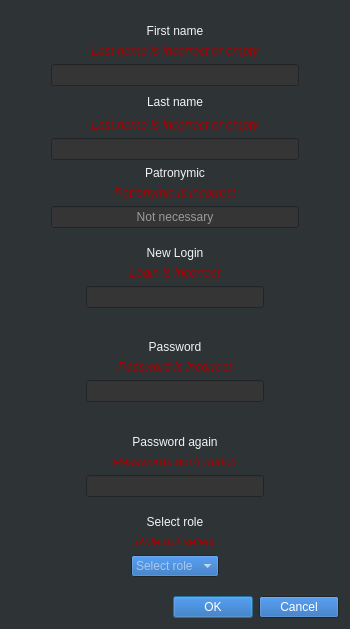
<?xml version="1.0" encoding="UTF-8"?>
<ui version="4.0">
 <class>SingUpDialog</class>
 <widget class="QDialog" name="SingUpDialog">
  <property name="geometry">
   <rect>
    <x>0</x>
    <y>0</y>
    <width>350</width>
    <height>629</height>
   </rect>
  </property>
  <property name="palette">
   <palette>
    <active>
     <colorrole role="WindowText">
      <brush brushstyle="SolidPattern">
       <color alpha="255">
        <red>243</red>
        <green>243</green>
        <blue>243</blue>
       </color>
      </brush>
     </colorrole>
     <colorrole role="Button">
      <brush brushstyle="SolidPattern">
       <color alpha="255">
        <red>27</red>
        <green>96</green>
        <blue>179</blue>
       </color>
      </brush>
     </colorrole>
     <colorrole role="Light">
      <brush brushstyle="SolidPattern">
       <color alpha="255">
        <red>69</red>
        <green>78</green>
        <blue>81</blue>
       </color>
      </brush>
     </colorrole>
     <colorrole role="Midlight">
      <brush brushstyle="SolidPattern">
       <color alpha="255">
        <red>57</red>
        <green>65</green>
        <blue>67</blue>
       </color>
      </brush>
     </colorrole>
     <colorrole role="Dark">
      <brush brushstyle="SolidPattern">
       <color alpha="255">
        <red>23</red>
        <green>26</green>
        <blue>27</blue>
       </color>
      </brush>
     </colorrole>
     <colorrole role="Mid">
      <brush brushstyle="SolidPattern">
       <color alpha="255">
        <red>31</red>
        <green>35</green>
        <blue>36</blue>
       </color>
      </brush>
     </colorrole>
     <colorrole role="Text">
      <brush brushstyle="SolidPattern">
       <color alpha="255">
        <red>255</red>
        <green>255</green>
        <blue>255</blue>
       </color>
      </brush>
     </colorrole>
     <colorrole role="BrightText">
      <brush brushstyle="SolidPattern">
       <color alpha="255">
        <red>255</red>
        <green>255</green>
        <blue>255</blue>
       </color>
      </brush>
     </colorrole>
     <colorrole role="ButtonText">
      <brush brushstyle="SolidPattern">
       <color alpha="255">
        <red>255</red>
        <green>255</green>
        <blue>255</blue>
       </color>
      </brush>
     </colorrole>
     <colorrole role="Base">
      <brush brushstyle="SolidPattern">
       <color alpha="255">
        <red>53</red>
        <green>53</green>
        <blue>53</blue>
       </color>
      </brush>
     </colorrole>
     <colorrole role="Window">
      <brush brushstyle="SolidPattern">
       <color alpha="255">
        <red>46</red>
        <green>52</green>
        <blue>54</blue>
       </color>
      </brush>
     </colorrole>
     <colorrole role="Shadow">
      <brush brushstyle="SolidPattern">
       <color alpha="255">
        <red>0</red>
        <green>0</green>
        <blue>0</blue>
       </color>
      </brush>
     </colorrole>
     <colorrole role="AlternateBase">
      <brush brushstyle="SolidPattern">
       <color alpha="255">
        <red>53</red>
        <green>53</green>
        <blue>53</blue>
       </color>
      </brush>
     </colorrole>
     <colorrole role="ToolTipBase">
      <brush brushstyle="SolidPattern">
       <color alpha="255">
        <red>255</red>
        <green>255</green>
        <blue>255</blue>
       </color>
      </brush>
     </colorrole>
     <colorrole role="ToolTipText">
      <brush brushstyle="SolidPattern">
       <color alpha="255">
        <red>0</red>
        <green>0</green>
        <blue>0</blue>
       </color>
      </brush>
     </colorrole>
     <colorrole role="PlaceholderText">
      <brush brushstyle="SolidPattern">
       <color alpha="128">
        <red>255</red>
        <green>255</green>
        <blue>255</blue>
       </color>
      </brush>
     </colorrole>
    </active>
    <inactive>
     <colorrole role="WindowText">
      <brush brushstyle="SolidPattern">
       <color alpha="255">
        <red>243</red>
        <green>243</green>
        <blue>243</blue>
       </color>
      </brush>
     </colorrole>
     <colorrole role="Button">
      <brush brushstyle="SolidPattern">
       <color alpha="255">
        <red>27</red>
        <green>96</green>
        <blue>179</blue>
       </color>
      </brush>
     </colorrole>
     <colorrole role="Light">
      <brush brushstyle="SolidPattern">
       <color alpha="255">
        <red>69</red>
        <green>78</green>
        <blue>81</blue>
       </color>
      </brush>
     </colorrole>
     <colorrole role="Midlight">
      <brush brushstyle="SolidPattern">
       <color alpha="255">
        <red>57</red>
        <green>65</green>
        <blue>67</blue>
       </color>
      </brush>
     </colorrole>
     <colorrole role="Dark">
      <brush brushstyle="SolidPattern">
       <color alpha="255">
        <red>23</red>
        <green>26</green>
        <blue>27</blue>
       </color>
      </brush>
     </colorrole>
     <colorrole role="Mid">
      <brush brushstyle="SolidPattern">
       <color alpha="255">
        <red>31</red>
        <green>35</green>
        <blue>36</blue>
       </color>
      </brush>
     </colorrole>
     <colorrole role="Text">
      <brush brushstyle="SolidPattern">
       <color alpha="255">
        <red>255</red>
        <green>255</green>
        <blue>255</blue>
       </color>
      </brush>
     </colorrole>
     <colorrole role="BrightText">
      <brush brushstyle="SolidPattern">
       <color alpha="255">
        <red>255</red>
        <green>255</green>
        <blue>255</blue>
       </color>
      </brush>
     </colorrole>
     <colorrole role="ButtonText">
      <brush brushstyle="SolidPattern">
       <color alpha="255">
        <red>255</red>
        <green>255</green>
        <blue>255</blue>
       </color>
      </brush>
     </colorrole>
     <colorrole role="Base">
      <brush brushstyle="SolidPattern">
       <color alpha="255">
        <red>53</red>
        <green>53</green>
        <blue>53</blue>
       </color>
      </brush>
     </colorrole>
     <colorrole role="Window">
      <brush brushstyle="SolidPattern">
       <color alpha="255">
        <red>46</red>
        <green>52</green>
        <blue>54</blue>
       </color>
      </brush>
     </colorrole>
     <colorrole role="Shadow">
      <brush brushstyle="SolidPattern">
       <color alpha="255">
        <red>0</red>
        <green>0</green>
        <blue>0</blue>
       </color>
      </brush>
     </colorrole>
     <colorrole role="AlternateBase">
      <brush brushstyle="SolidPattern">
       <color alpha="255">
        <red>53</red>
        <green>53</green>
        <blue>53</blue>
       </color>
      </brush>
     </colorrole>
     <colorrole role="ToolTipBase">
      <brush brushstyle="SolidPattern">
       <color alpha="255">
        <red>255</red>
        <green>255</green>
        <blue>255</blue>
       </color>
      </brush>
     </colorrole>
     <colorrole role="ToolTipText">
      <brush brushstyle="SolidPattern">
       <color alpha="255">
        <red>0</red>
        <green>0</green>
        <blue>0</blue>
       </color>
      </brush>
     </colorrole>
     <colorrole role="PlaceholderText">
      <brush brushstyle="SolidPattern">
       <color alpha="128">
        <red>255</red>
        <green>255</green>
        <blue>255</blue>
       </color>
      </brush>
     </colorrole>
    </inactive>
    <disabled>
     <colorrole role="WindowText">
      <brush brushstyle="SolidPattern">
       <color alpha="255">
        <red>23</red>
        <green>26</green>
        <blue>27</blue>
       </color>
      </brush>
     </colorrole>
     <colorrole role="Button">
      <brush brushstyle="SolidPattern">
       <color alpha="255">
        <red>27</red>
        <green>96</green>
        <blue>179</blue>
       </color>
      </brush>
     </colorrole>
     <colorrole role="Light">
      <brush brushstyle="SolidPattern">
       <color alpha="255">
        <red>69</red>
        <green>78</green>
        <blue>81</blue>
       </color>
      </brush>
     </colorrole>
     <colorrole role="Midlight">
      <brush brushstyle="SolidPattern">
       <color alpha="255">
        <red>57</red>
        <green>65</green>
        <blue>67</blue>
       </color>
      </brush>
     </colorrole>
     <colorrole role="Dark">
      <brush brushstyle="SolidPattern">
       <color alpha="255">
        <red>23</red>
        <green>26</green>
        <blue>27</blue>
       </color>
      </brush>
     </colorrole>
     <colorrole role="Mid">
      <brush brushstyle="SolidPattern">
       <color alpha="255">
        <red>31</red>
        <green>35</green>
        <blue>36</blue>
       </color>
      </brush>
     </colorrole>
     <colorrole role="Text">
      <brush brushstyle="SolidPattern">
       <color alpha="255">
        <red>23</red>
        <green>26</green>
        <blue>27</blue>
       </color>
      </brush>
     </colorrole>
     <colorrole role="BrightText">
      <brush brushstyle="SolidPattern">
       <color alpha="255">
        <red>255</red>
        <green>255</green>
        <blue>255</blue>
       </color>
      </brush>
     </colorrole>
     <colorrole role="ButtonText">
      <brush brushstyle="SolidPattern">
       <color alpha="255">
        <red>23</red>
        <green>26</green>
        <blue>27</blue>
       </color>
      </brush>
     </colorrole>
     <colorrole role="Base">
      <brush brushstyle="SolidPattern">
       <color alpha="255">
        <red>46</red>
        <green>52</green>
        <blue>54</blue>
       </color>
      </brush>
     </colorrole>
     <colorrole role="Window">
      <brush brushstyle="SolidPattern">
       <color alpha="255">
        <red>46</red>
        <green>52</green>
        <blue>54</blue>
       </color>
      </brush>
     </colorrole>
     <colorrole role="Shadow">
      <brush brushstyle="SolidPattern">
       <color alpha="255">
        <red>0</red>
        <green>0</green>
        <blue>0</blue>
       </color>
      </brush>
     </colorrole>
     <colorrole role="AlternateBase">
      <brush brushstyle="SolidPattern">
       <color alpha="255">
        <red>53</red>
        <green>53</green>
        <blue>53</blue>
       </color>
      </brush>
     </colorrole>
     <colorrole role="ToolTipBase">
      <brush brushstyle="SolidPattern">
       <color alpha="255">
        <red>255</red>
        <green>255</green>
        <blue>255</blue>
       </color>
      </brush>
     </colorrole>
     <colorrole role="ToolTipText">
      <brush brushstyle="SolidPattern">
       <color alpha="255">
        <red>0</red>
        <green>0</green>
        <blue>0</blue>
       </color>
      </brush>
     </colorrole>
     <colorrole role="PlaceholderText">
      <brush brushstyle="SolidPattern">
       <color alpha="128">
        <red>255</red>
        <green>255</green>
        <blue>255</blue>
       </color>
      </brush>
     </colorrole>
    </disabled>
   </palette>
  </property>
  <property name="windowTitle">
   <string>Sing Up</string>
  </property>
  <layout class="QVBoxLayout" name="verticalLayout">
   <item>
    <spacer name="verticalSpacer_2">
     <property name="orientation">
      <enum>Qt::Vertical</enum>
     </property>
     <property name="sizeHint" stdset="0">
      <size>
       <width>20</width>
       <height>40</height>
      </size>
     </property>
    </spacer>
   </item>
   <item>
    <layout class="QGridLayout" name="gridLayout_2">
     <item row="8" column="1">
      <widget class="QLineEdit" name="patronymicLineEdit">
       <property name="alignment">
        <set>Qt::AlignCenter</set>
       </property>
       <property name="placeholderText">
        <string>Not necessary</string>
       </property>
      </widget>
     </item>
     <item row="5" column="1">
      <widget class="QLineEdit" name="lastNameLineEdit">
       <property name="alignment">
        <set>Qt::AlignCenter</set>
       </property>
      </widget>
     </item>
     <item row="0" column="1">
      <widget class="QLabel" name="firstNameLabel">
       <property name="text">
        <string>First name</string>
       </property>
       <property name="alignment">
        <set>Qt::AlignCenter</set>
       </property>
      </widget>
     </item>
     <item row="3" column="1">
      <widget class="QLabel" name="lastNameLabel">
       <property name="text">
        <string>Last name</string>
       </property>
       <property name="alignment">
        <set>Qt::AlignCenter</set>
       </property>
      </widget>
     </item>
     <item row="6" column="1">
      <widget class="QLabel" name="patronymicLabel">
       <property name="text">
        <string>Patronymic</string>
       </property>
       <property name="alignment">
        <set>Qt::AlignCenter</set>
       </property>
      </widget>
     </item>
     <item row="3" column="0">
      <spacer name="horizontalSpacer_5">
       <property name="orientation">
        <enum>Qt::Horizontal</enum>
       </property>
       <property name="sizeType">
        <enum>QSizePolicy::Minimum</enum>
       </property>
       <property name="sizeHint" stdset="0">
        <size>
         <width>40</width>
         <height>20</height>
        </size>
       </property>
      </spacer>
     </item>
     <item row="2" column="1">
      <widget class="QLineEdit" name="firstNameLineEdit">
       <property name="inputMethodHints">
        <set>Qt::ImhNone</set>
       </property>
       <property name="alignment">
        <set>Qt::AlignCenter</set>
       </property>
      </widget>
     </item>
     <item row="4" column="1">
      <widget class="QLabel" name="lastNameErrorLabel">
       <property name="palette">
        <palette>
         <active>
          <colorrole role="WindowText">
           <brush brushstyle="SolidPattern">
            <color alpha="255">
             <red>164</red>
             <green>0</green>
             <blue>0</blue>
            </color>
           </brush>
          </colorrole>
         </active>
         <inactive>
          <colorrole role="WindowText">
           <brush brushstyle="SolidPattern">
            <color alpha="255">
             <red>164</red>
             <green>0</green>
             <blue>0</blue>
            </color>
           </brush>
          </colorrole>
         </inactive>
         <disabled>
          <colorrole role="WindowText">
           <brush brushstyle="SolidPattern">
            <color alpha="255">
             <red>23</red>
             <green>26</green>
             <blue>27</blue>
            </color>
           </brush>
          </colorrole>
         </disabled>
        </palette>
       </property>
       <property name="font">
        <font>
         <italic>true</italic>
        </font>
       </property>
       <property name="text">
        <string>Last name is incorrect or empty</string>
       </property>
       <property name="alignment">
        <set>Qt::AlignCenter</set>
       </property>
      </widget>
     </item>
     <item row="3" column="2">
      <spacer name="horizontalSpacer_6">
       <property name="orientation">
        <enum>Qt::Horizontal</enum>
       </property>
       <property name="sizeType">
        <enum>QSizePolicy::Minimum</enum>
       </property>
       <property name="sizeHint" stdset="0">
        <size>
         <width>40</width>
         <height>20</height>
        </size>
       </property>
      </spacer>
     </item>
     <item row="1" column="1">
      <widget class="QLabel" name="firstNameErrorLabel">
       <property name="palette">
        <palette>
         <active>
          <colorrole role="WindowText">
           <brush brushstyle="SolidPattern">
            <color alpha="255">
             <red>164</red>
             <green>0</green>
             <blue>0</blue>
            </color>
           </brush>
          </colorrole>
         </active>
         <inactive>
          <colorrole role="WindowText">
           <brush brushstyle="SolidPattern">
            <color alpha="255">
             <red>164</red>
             <green>0</green>
             <blue>0</blue>
            </color>
           </brush>
          </colorrole>
         </inactive>
         <disabled>
          <colorrole role="WindowText">
           <brush brushstyle="SolidPattern">
            <color alpha="255">
             <red>23</red>
             <green>26</green>
             <blue>27</blue>
            </color>
           </brush>
          </colorrole>
         </disabled>
        </palette>
       </property>
       <property name="font">
        <font>
         <italic>true</italic>
        </font>
       </property>
       <property name="text">
        <string>Last name is incorrect or empty</string>
       </property>
       <property name="alignment">
        <set>Qt::AlignCenter</set>
       </property>
      </widget>
     </item>
     <item row="7" column="1">
      <widget class="QLabel" name="patronymicErrorLabel">
       <property name="palette">
        <palette>
         <active>
          <colorrole role="WindowText">
           <brush brushstyle="SolidPattern">
            <color alpha="255">
             <red>164</red>
             <green>0</green>
             <blue>0</blue>
            </color>
           </brush>
          </colorrole>
         </active>
         <inactive>
          <colorrole role="WindowText">
           <brush brushstyle="SolidPattern">
            <color alpha="255">
             <red>164</red>
             <green>0</green>
             <blue>0</blue>
            </color>
           </brush>
          </colorrole>
         </inactive>
         <disabled>
          <colorrole role="WindowText">
           <brush brushstyle="SolidPattern">
            <color alpha="255">
             <red>23</red>
             <green>26</green>
             <blue>27</blue>
            </color>
           </brush>
          </colorrole>
         </disabled>
        </palette>
       </property>
       <property name="font">
        <font>
         <italic>true</italic>
        </font>
       </property>
       <property name="text">
        <string>Patronymic is incorrect</string>
       </property>
       <property name="alignment">
        <set>Qt::AlignCenter</set>
       </property>
      </widget>
     </item>
    </layout>
   </item>
   <item>
    <spacer name="verticalSpacer_6">
     <property name="orientation">
      <enum>Qt::Vertical</enum>
     </property>
     <property name="sizeHint" stdset="0">
      <size>
       <width>20</width>
       <height>40</height>
      </size>
     </property>
    </spacer>
   </item>
   <item>
    <layout class="QGridLayout" name="gridLayout">
     <item row="6" column="1">
      <widget class="QLineEdit" name="NewPasswordLineEdit">
       <property name="echoMode">
        <enum>QLineEdit::Password</enum>
       </property>
       <property name="alignment">
        <set>Qt::AlignCenter</set>
       </property>
      </widget>
     </item>
     <item row="10" column="1">
      <widget class="QLineEdit" name="NewPasswordAgainLineEdit">
       <property name="echoMode">
        <enum>QLineEdit::Password</enum>
       </property>
       <property name="alignment">
        <set>Qt::AlignCenter</set>
       </property>
      </widget>
     </item>
     <item row="4" column="1">
      <widget class="QLabel" name="NewPasswordLabel">
       <property name="text">
        <string>Password</string>
       </property>
       <property name="alignment">
        <set>Qt::AlignCenter</set>
       </property>
      </widget>
     </item>
     <item row="8" column="1">
      <widget class="QLabel" name="NewPasswordAgainLabel">
       <property name="text">
        <string>Password again</string>
       </property>
       <property name="alignment">
        <set>Qt::AlignCenter</set>
       </property>
      </widget>
     </item>
     <item row="2" column="1">
      <widget class="QLineEdit" name="NewLoginLineEdit">
       <property name="autoFillBackground">
        <bool>false</bool>
       </property>
       <property name="inputMethodHints">
        <set>Qt::ImhNone</set>
       </property>
       <property name="alignment">
        <set>Qt::AlignCenter</set>
       </property>
      </widget>
     </item>
     <item row="2" column="2">
      <spacer name="horizontalSpacer_2">
       <property name="orientation">
        <enum>Qt::Horizontal</enum>
       </property>
       <property name="sizeType">
        <enum>QSizePolicy::Preferred</enum>
       </property>
       <property name="sizeHint" stdset="0">
        <size>
         <width>75</width>
         <height>20</height>
        </size>
       </property>
      </spacer>
     </item>
     <item row="0" column="1">
      <widget class="QLabel" name="NewLoginLabel">
       <property name="text">
        <string>New Login</string>
       </property>
       <property name="alignment">
        <set>Qt::AlignCenter</set>
       </property>
      </widget>
     </item>
     <item row="7" column="1">
      <spacer name="verticalSpacer_5">
       <property name="orientation">
        <enum>Qt::Vertical</enum>
       </property>
       <property name="sizeHint" stdset="0">
        <size>
         <width>20</width>
         <height>40</height>
        </size>
       </property>
      </spacer>
     </item>
     <item row="1" column="1">
      <widget class="QLabel" name="notCorrectLoginLabel">
       <property name="enabled">
        <bool>true</bool>
       </property>
       <property name="palette">
        <palette>
         <active>
          <colorrole role="WindowText">
           <brush brushstyle="SolidPattern">
            <color alpha="255">
             <red>164</red>
             <green>0</green>
             <blue>0</blue>
            </color>
           </brush>
          </colorrole>
          <colorrole role="Text">
           <brush brushstyle="SolidPattern">
            <color alpha="255">
             <red>204</red>
             <green>0</green>
             <blue>0</blue>
            </color>
           </brush>
          </colorrole>
          <colorrole role="PlaceholderText">
           <brush brushstyle="NoBrush">
            <color alpha="128">
             <red>204</red>
             <green>0</green>
             <blue>0</blue>
            </color>
           </brush>
          </colorrole>
         </active>
         <inactive>
          <colorrole role="WindowText">
           <brush brushstyle="SolidPattern">
            <color alpha="255">
             <red>164</red>
             <green>0</green>
             <blue>0</blue>
            </color>
           </brush>
          </colorrole>
          <colorrole role="Text">
           <brush brushstyle="SolidPattern">
            <color alpha="255">
             <red>204</red>
             <green>0</green>
             <blue>0</blue>
            </color>
           </brush>
          </colorrole>
          <colorrole role="PlaceholderText">
           <brush brushstyle="NoBrush">
            <color alpha="128">
             <red>204</red>
             <green>0</green>
             <blue>0</blue>
            </color>
           </brush>
          </colorrole>
         </inactive>
         <disabled>
          <colorrole role="WindowText">
           <brush brushstyle="SolidPattern">
            <color alpha="255">
             <red>23</red>
             <green>26</green>
             <blue>27</blue>
            </color>
           </brush>
          </colorrole>
          <colorrole role="Text">
           <brush brushstyle="SolidPattern">
            <color alpha="255">
             <red>23</red>
             <green>26</green>
             <blue>27</blue>
            </color>
           </brush>
          </colorrole>
          <colorrole role="PlaceholderText">
           <brush brushstyle="NoBrush">
            <color alpha="128">
             <red>204</red>
             <green>0</green>
             <blue>0</blue>
            </color>
           </brush>
          </colorrole>
         </disabled>
        </palette>
       </property>
       <property name="font">
        <font>
         <italic>true</italic>
        </font>
       </property>
       <property name="text">
        <string>Login is incorrect</string>
       </property>
       <property name="alignment">
        <set>Qt::AlignCenter</set>
       </property>
      </widget>
     </item>
     <item row="2" column="0">
      <spacer name="horizontalSpacer">
       <property name="orientation">
        <enum>Qt::Horizontal</enum>
       </property>
       <property name="sizeType">
        <enum>QSizePolicy::Preferred</enum>
       </property>
       <property name="sizeHint" stdset="0">
        <size>
         <width>75</width>
         <height>20</height>
        </size>
       </property>
      </spacer>
     </item>
     <item row="3" column="1">
      <spacer name="verticalSpacer_4">
       <property name="orientation">
        <enum>Qt::Vertical</enum>
       </property>
       <property name="sizeHint" stdset="0">
        <size>
         <width>20</width>
         <height>40</height>
        </size>
       </property>
      </spacer>
     </item>
     <item row="5" column="1">
      <widget class="QLabel" name="notCorrectPasswordLabel">
       <property name="enabled">
        <bool>true</bool>
       </property>
       <property name="palette">
        <palette>
         <active>
          <colorrole role="WindowText">
           <brush brushstyle="SolidPattern">
            <color alpha="255">
             <red>164</red>
             <green>0</green>
             <blue>0</blue>
            </color>
           </brush>
          </colorrole>
         </active>
         <inactive>
          <colorrole role="WindowText">
           <brush brushstyle="SolidPattern">
            <color alpha="255">
             <red>164</red>
             <green>0</green>
             <blue>0</blue>
            </color>
           </brush>
          </colorrole>
         </inactive>
         <disabled>
          <colorrole role="WindowText">
           <brush brushstyle="SolidPattern">
            <color alpha="255">
             <red>23</red>
             <green>26</green>
             <blue>27</blue>
            </color>
           </brush>
          </colorrole>
         </disabled>
        </palette>
       </property>
       <property name="font">
        <font>
         <italic>true</italic>
        </font>
       </property>
       <property name="text">
        <string>Password is incorrect</string>
       </property>
       <property name="scaledContents">
        <bool>false</bool>
       </property>
       <property name="alignment">
        <set>Qt::AlignCenter</set>
       </property>
       <property name="wordWrap">
        <bool>false</bool>
       </property>
      </widget>
     </item>
     <item row="9" column="1">
      <widget class="QLabel" name="notCorrectPasswordAgainLabel">
       <property name="palette">
        <palette>
         <active>
          <colorrole role="WindowText">
           <brush brushstyle="SolidPattern">
            <color alpha="255">
             <red>164</red>
             <green>0</green>
             <blue>0</blue>
            </color>
           </brush>
          </colorrole>
         </active>
         <inactive>
          <colorrole role="WindowText">
           <brush brushstyle="SolidPattern">
            <color alpha="255">
             <red>164</red>
             <green>0</green>
             <blue>0</blue>
            </color>
           </brush>
          </colorrole>
         </inactive>
         <disabled>
          <colorrole role="WindowText">
           <brush brushstyle="SolidPattern">
            <color alpha="255">
             <red>23</red>
             <green>26</green>
             <blue>27</blue>
            </color>
           </brush>
          </colorrole>
         </disabled>
        </palette>
       </property>
       <property name="font">
        <font>
         <italic>true</italic>
        </font>
       </property>
       <property name="text">
        <string>Passwords don't match</string>
       </property>
       <property name="alignment">
        <set>Qt::AlignCenter</set>
       </property>
      </widget>
     </item>
    </layout>
   </item>
   <item>
    <spacer name="verticalSpacer">
     <property name="orientation">
      <enum>Qt::Vertical</enum>
     </property>
     <property name="sizeHint" stdset="0">
      <size>
       <width>20</width>
       <height>40</height>
      </size>
     </property>
    </spacer>
   </item>
   <item>
    <widget class="QLabel" name="SelectRoleLabel">
     <property name="text">
      <string>Select role</string>
     </property>
     <property name="alignment">
      <set>Qt::AlignCenter</set>
     </property>
    </widget>
   </item>
   <item>
    <widget class="QLabel" name="notSelectedRoleLabel">
     <property name="palette">
      <palette>
       <active>
        <colorrole role="WindowText">
         <brush brushstyle="SolidPattern">
          <color alpha="255">
           <red>164</red>
           <green>0</green>
           <blue>0</blue>
          </color>
         </brush>
        </colorrole>
       </active>
       <inactive>
        <colorrole role="WindowText">
         <brush brushstyle="SolidPattern">
          <color alpha="255">
           <red>164</red>
           <green>0</green>
           <blue>0</blue>
          </color>
         </brush>
        </colorrole>
       </inactive>
       <disabled>
        <colorrole role="WindowText">
         <brush brushstyle="SolidPattern">
          <color alpha="255">
           <red>23</red>
           <green>26</green>
           <blue>27</blue>
          </color>
         </brush>
        </colorrole>
       </disabled>
      </palette>
     </property>
     <property name="font">
      <font>
       <italic>true</italic>
      </font>
     </property>
     <property name="text">
      <string>Role not select</string>
     </property>
     <property name="alignment">
      <set>Qt::AlignCenter</set>
     </property>
    </widget>
   </item>
   <item>
    <layout class="QHBoxLayout" name="horizontalLayout_2">
     <item>
      <spacer name="horizontalSpacer_3">
       <property name="orientation">
        <enum>Qt::Horizontal</enum>
       </property>
       <property name="sizeType">
        <enum>QSizePolicy::MinimumExpanding</enum>
       </property>
       <property name="sizeHint" stdset="0">
        <size>
         <width>40</width>
         <height>20</height>
        </size>
       </property>
      </spacer>
     </item>
     <item>
      <widget class="QComboBox" name="RolesComboBox">
       <property name="editable">
        <bool>false</bool>
       </property>
       <property name="currentText">
        <string/>
       </property>
       <property name="currentIndex">
        <number>-1</number>
       </property>
       <property name="sizeAdjustPolicy">
        <enum>QComboBox::AdjustToContentsOnFirstShow</enum>
       </property>
       <property name="placeholderText">
        <string>Select role</string>
       </property>
      </widget>
     </item>
     <item>
      <spacer name="horizontalSpacer_4">
       <property name="orientation">
        <enum>Qt::Horizontal</enum>
       </property>
       <property name="sizeType">
        <enum>QSizePolicy::MinimumExpanding</enum>
       </property>
       <property name="sizeHint" stdset="0">
        <size>
         <width>40</width>
         <height>20</height>
        </size>
       </property>
      </spacer>
     </item>
    </layout>
   </item>
   <item>
    <spacer name="verticalSpacer_3">
     <property name="orientation">
      <enum>Qt::Vertical</enum>
     </property>
     <property name="sizeType">
      <enum>QSizePolicy::Maximum</enum>
     </property>
     <property name="sizeHint" stdset="0">
      <size>
       <width>20</width>
       <height>40</height>
      </size>
     </property>
    </spacer>
   </item>
   <item>
    <layout class="QHBoxLayout" name="horizontalLayout">
     <item>
      <widget class="QDialogButtonBox" name="buttonBox">
       <property name="orientation">
        <enum>Qt::Horizontal</enum>
       </property>
       <property name="standardButtons">
        <set>QDialogButtonBox::Cancel|QDialogButtonBox::Ok</set>
       </property>
      </widget>
     </item>
    </layout>
   </item>
  </layout>
 </widget>
 <resources/>
 <connections>
  <connection>
   <sender>buttonBox</sender>
   <signal>rejected()</signal>
   <receiver>SingUpDialog</receiver>
   <slot>reject()</slot>
   <hints>
    <hint type="sourcelabel">
     <x>316</x>
     <y>260</y>
    </hint>
    <hint type="destinationlabel">
     <x>286</x>
     <y>274</y>
    </hint>
   </hints>
  </connection>
 </connections>
</ui>
